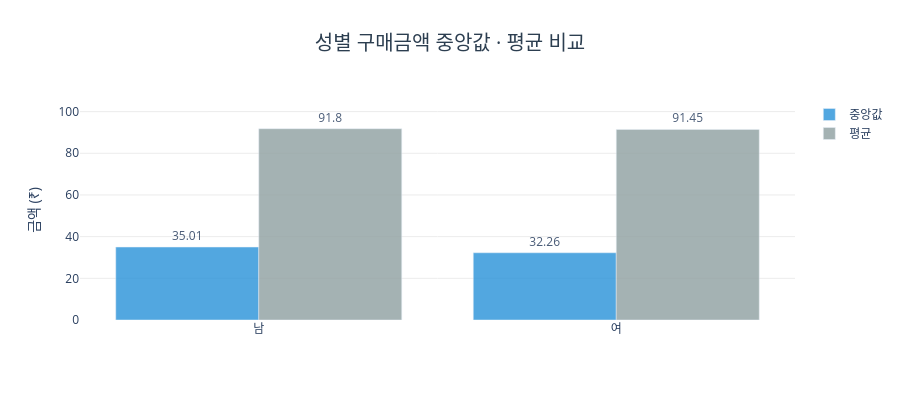

The notebook cell saved with this chart:
### Code cell
# ── 차트 1: 성별 구매금액 중앙값 · 평균 비교 ──
y_max1 = gender_stats[["중앙값", "평균"]].max().max() * 1.15

fig1 = go.Figure()
for metric, color in [("중앙값", "#3498db"), ("평균", "#95a5a6")]:
    fig1.add_trace(go.Bar(
        x=gender_stats["성별"],
        y=gender_stats[metric],
        name=metric,
        marker_color=color,
        text=gender_stats[metric],
        textposition="outside",
        opacity=0.85
    ))
    
fig1.update_layout(
    title=dict(text="성별 구매금액 중앙값 · 평균 비교",
               x=0.5, xanchor="center", font=dict(size=20, color="#2c3e50")),
    barmode="group",
    yaxis_title="금액 (₹)",
    plot_bgcolor="white",
    yaxis=dict(gridcolor="#ececec", range=[0, y_max1]),
    height=400
)

fig1.show()

# ── 차트 2: 카테고리별 성별 중앙값 비교 ──
cats = gender_cat_median["제품카테고리"].tolist()
x_max2 = gender_cat_median[["남성_중앙값", "여성_중앙값"]].max().max() * 1.15

fig2 = go.Figure()
fig2.add_trace(go.Bar(
    y=cats, x=gender_cat_median["여성_중앙값"],
    name="여성", orientation="h",
    marker_color="#e74c3c", opacity=0.85
))

fig2.add_trace(go.Bar(
    y=cats, x=gender_cat_median["남성_중앙값"],
    name="남성", orientation="h",
    marker_color="#3498db", opacity=0.85
))

fig2.update_layout(
    title=dict(text="카테고리별 성별 구매금액 중앙값 비교",
               x=0.5, xanchor="center", font=dict(size=20, color="#2c3e50")),
    barmode="group",
    xaxis_title="구매금액 중앙값",
    plot_bgcolor="white",
    xaxis=dict(gridcolor="#ececec", range=[0, x_max2]),
    height=600
)
fig2.show()

### Figure 1 — Plotly figure (JSON) as saved in the notebook; plotly's stock layout.template omitted (floating-point values rounded to 4 significant figures)
{"data": [{"marker": {"color": "#3498db"}, "name": "중앙값", "opacity": 0.85, "text": [35.01, 32.26], "textposition": "outside", "type": "bar", "x": ["남", "여"], "y": [35.01, 32.26]}, {"marker": {"color": "#95a5a6"}, "name": "평균", "opacity": 0.85, "text": [91.8, 91.45], "textposition": "outside", "type": "bar", "x": ["남", "여"], "y": [91.8, 91.45]}], "layout": {"barmode": "group", "height": 400, "plot_bgcolor": "white", "title": {"font": {"color": "#2c3e50", "size": 20}, "text": "성별 구매금액 중앙값 · 평균 비교", "x": 0.5, "xanchor": "center"}, "yaxis": {"gridcolor": "#ececec", "range": [0, 105.6], "title": {"text": "금액 (₹)"}}}}
